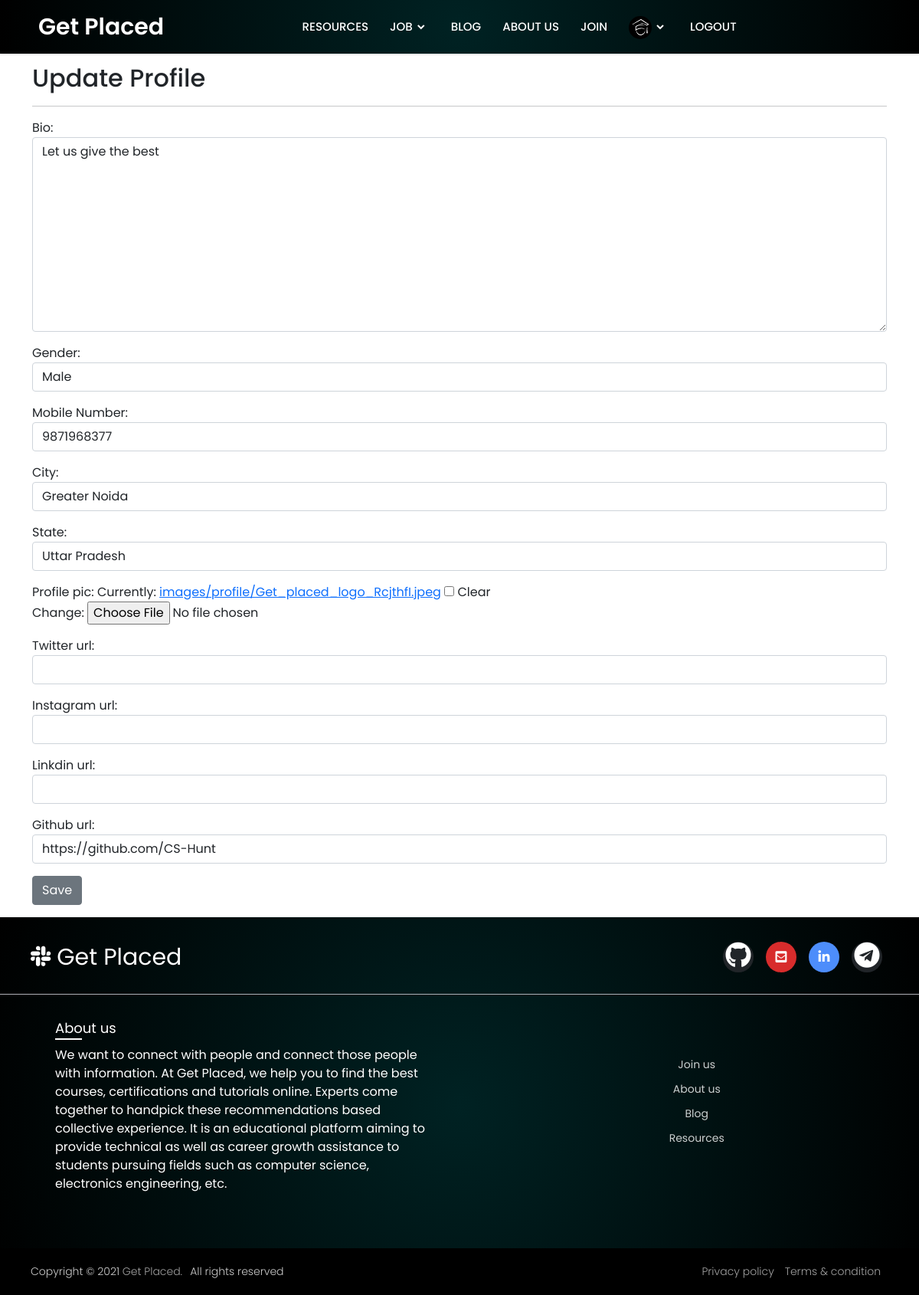
Before: /2/edit_profile/ (signed in) with the older database file.
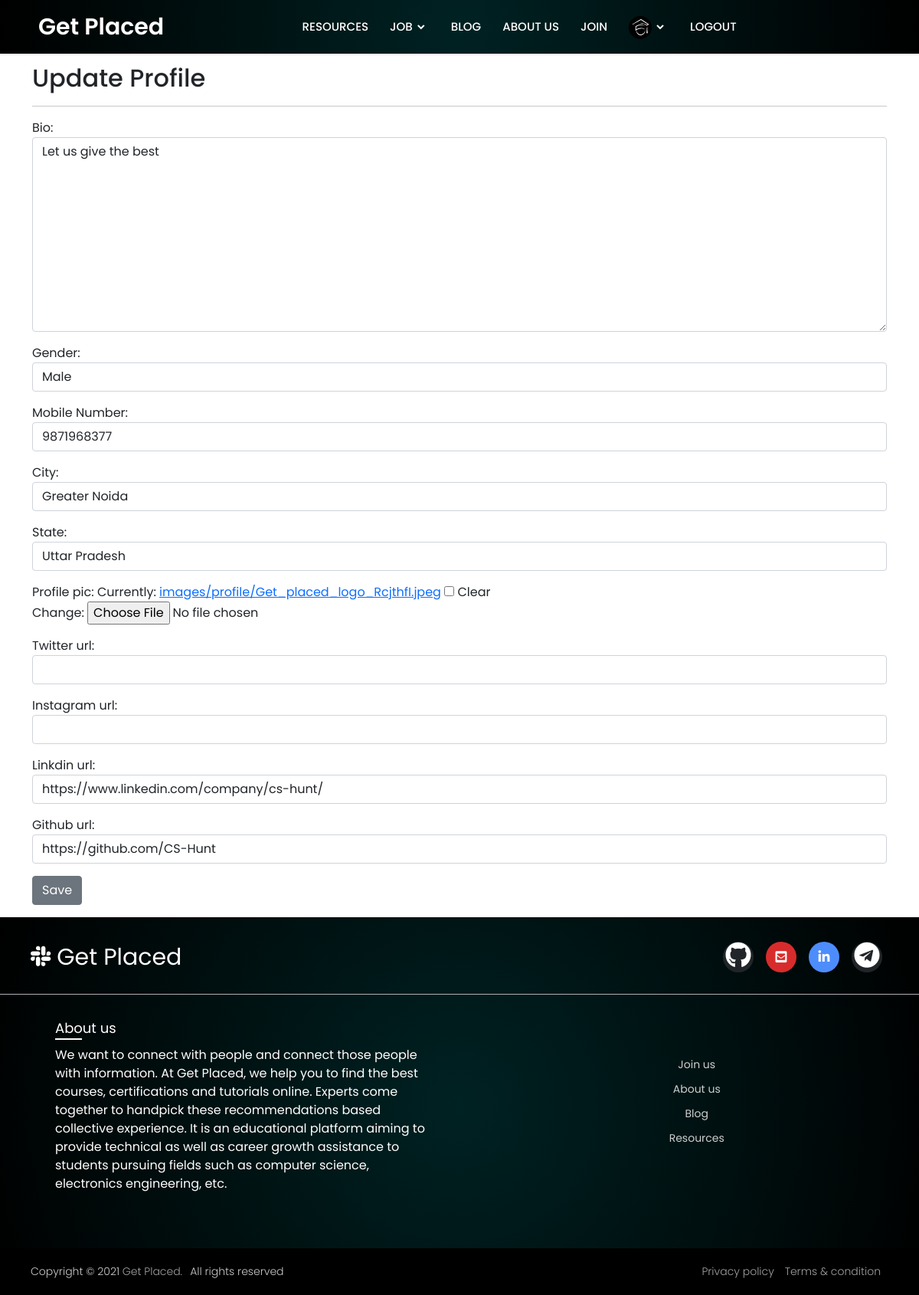
After: the same page with the newer database file.
### app/models.py (models this page shows, shortened)
class Profile(models.Model):
    user = models.OneToOneField(User,null=True, on_delete=models.CASCADE)
    bio = models.TextField()
    profile_pic = models.ImageField(null=True, blank=True, upload_to="images/profile/")
    Mobile_Number = models.CharField(max_length=12)
    Gender = models.CharField(choices=GENDER,max_length=50)
    city=models.CharField(max_length=50)
    state=models.CharField(choices=STATE_CHOICES,max_length=50)
    twitter_url = models.CharField(max_length=255,null=True, blank=True)
    instagram_url = models.CharField(max_length=255,null=True, blank=True)
    linkdin_url = models.CharField(max_length=255,null=True, blank=True)
    github_url = models.CharField(max_length=255,null=True, blank=True)

### app/views.py (the view, shortened to what this page needs)
# urls.py: path('<int:pk>/edit_profile/',views.EditProfilePageView.as_view(),name="edit_profile"),
class EditProfilePageView(UpdateView):
    model = Profile
    form_class = EditProfileFormPage
    template_name = 'account/edit_profile_page.html'

### app/forms.py
class EditProfileFormPage(forms.ModelForm):
    class Meta:
        model = Profile
        fields =  ('bio','Gender','Mobile_Number','city','state','profile_pic','twitter_url','instagram_url','linkdin_url','github_url')
        widgets = {
                'bio': forms.Textarea(attrs={'class':'form-control','placeholder':'Write a summary about you...'}),
                'Gender': forms.Select(attrs={'class':'form-control'}),
                'Mobile_Number': forms.TextInput(attrs={'class':'form-control'}),
                'city': forms.TextInput(attrs={'class':'form-control'}),
                'state': forms.Select(attrs={'class':'form-control'}),
                'twitter_url': forms.TextInput(attrs={'class':'form-control'}),
                'instagram_url': forms.TextInput(attrs={'class':'form-control'}),
                'linkdin_url': forms.TextInput(attrs={'class':'form-control'}),
                'github_url': forms.TextInput(attrs={'class':'form-control'}),
        }

### app/templates/account/edit_profile_page.html (shortened to what this page needs)
{% extends "app/base.html" %}
{% block main-content %}
{% if user.is_authenticated %}
{% if user.id == profile.user.id %}
<div class="margin-2">
    <div class="container">
            <h2>Update Profile</h2><hr>
            <div class="form-group mb-3">
                <form action="" method="POST" enctype="multipart/form-data">
                {{form.as_p}}
                <input value="Save" type="submit" class="btn btn-secondary">
                </form>
            </div>
    </div>
</div>
{% else %}
<h3>You are not the correct user</h3>
{% endif %}
{% else %}
   you're not allowed here
{% endif %}
{% endblock main-content %}

Changed rows visible on the page:
changed Profile "Let us give the best": linkdin_url (not shown) → "https://www.linkedin.com/company/cs-hunt/"
